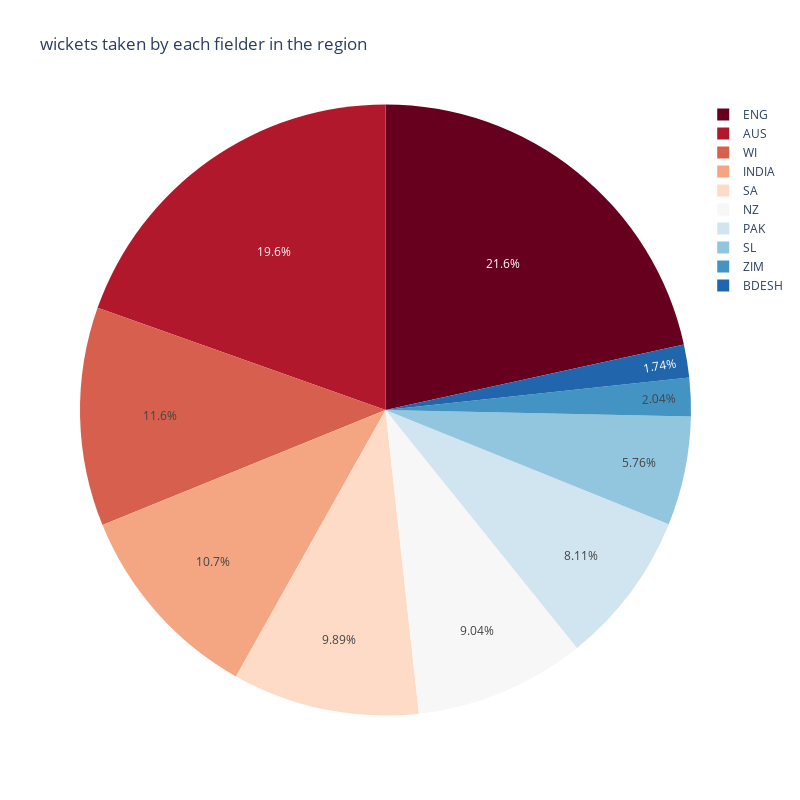

Notebook code cell kept with this figure:
### Code cell
px.pie(fielding_test, values='Dis', names='Final Region', title='wickets taken by each fielder in the region',
        color_discrete_sequence=px.colors.sequential.RdBu, width=800, height=800)

### Figure 1 — Plotly figure (JSON) as saved in the notebook; plotly's stock layout.template omitted (floating-point values rounded to 4 significant figures; data arrays with more than 128 entries replaced by an {"elided": "..."} marker saying what was removed)
{"data": [{"domain": {"x": [0, 1], "y": [0, 1]}, "hovertemplate": "Final Region=%{label}<br>Dis=%{value}<extra></extra>", "labels": {"elided": "2948 str values"}, "legendgroup": "", "name": "", "showlegend": true, "type": "pie", "values": {"elided": "2948 int values"}}], "layout": {"height": 800, "legend": {"tracegroupgap": 0}, "piecolorway": ["rgb(103,0,31)", "rgb(178,24,43)", "rgb(214,96,77)", "rgb(244,165,130)", "rgb(253,219,199)", "rgb(247,247,247)", "rgb(209,229,240)", "rgb(146,197,222)", "rgb(67,147,195)", "rgb(33,102,172)", "rgb(5,48,97)"], "title": {"text": "wickets taken by each fielder in the region"}, "width": 800}}
